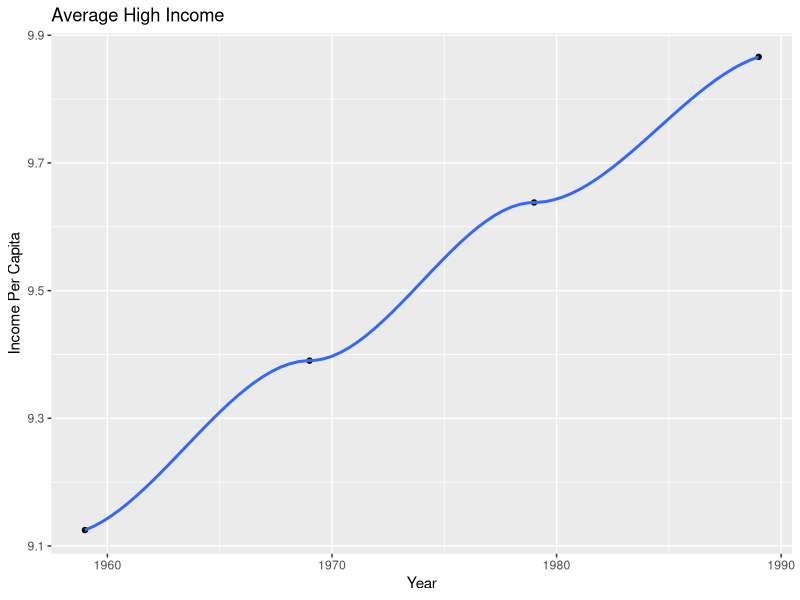
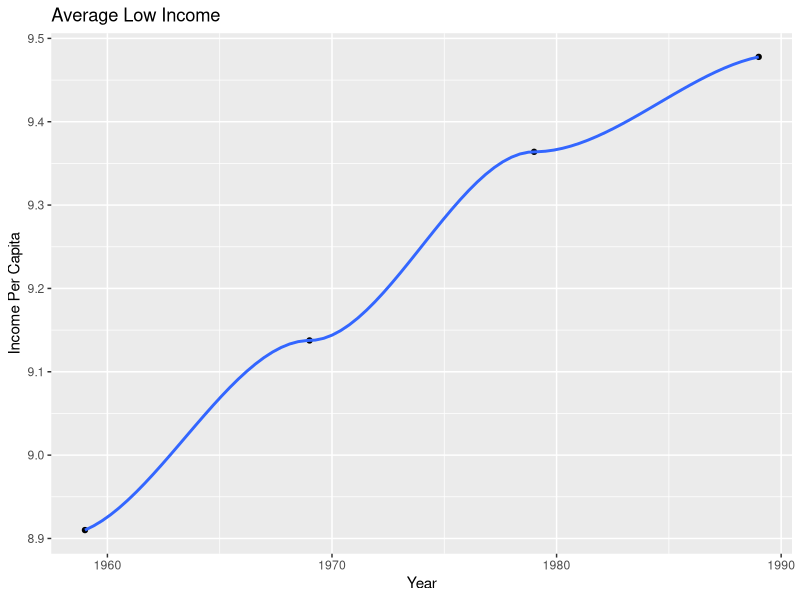

These figures' R source, in order:
# Data Source: 
# https://www2.census.gov/programs-surveys/decennial/tables/time-series/historical-income-counties/county3.csv



install.packages("tidyverse")
library(tidyverse)
install.packages("dplyr")
install.packages("ggplot2")
library("ggplot2")
library("dplyr")

setwd('/Users/JonahTuckman/Desktop/Economics/Economics-Data-Exploration/GroupProject/')

# Data of Per Capita Income by County in 1959, 1969, 1979, 1989 pulled from census.gov
data <- read.csv('county3.csv')

# Data of California Data as we will be looking into California counties pre and post 1984 (Macintosh release)
CaliData <- subset(data, grepl('CA',State.and.County))
# Saved Dataset
write.csv(CaliData, "CaliData.csv")


# Bay Area/ High tech
### SanFran, San Mateo, Santaclara, Alameda, Contracosta, Solano, Napa, Sonoma, Marin
### LA County, Orange, San Diego

## Low Tech
### Others


toMatch <- c("San Francisco" , "San Mateo" , "Santa Clara" , "Alameda" , "Contra Costa" , "Solano" ,
             "Napa" , "Sonoma" , "Marin", "Los Angeles", "Orange County", "San Diego")
CaliHighIncome <- data.frame(CaliData)
CaliHighIncome <- subset(CaliHighIncome, grepl(paste(toMatch, collapse="|"), State.and.County))

CaliLowIncome <- data.frame(CaliData)
CaliLowIncome <- subset(CaliLowIncome, !grepl(paste(toMatch, collapse="|"), State.and.County))

## Replace the commas in the numbers to avoid importation as factor 
replaceCommas<-function(X){
  X<-as.numeric(gsub("\\,", "", X))
}

#replacement. Must do this indivudally to keep the commas in the state and county
# commenting after doing and realizing we are deleting that column in a moment so not needed...
CaliLowIncome$X1959 <- replaceCommas(CaliLowIncome$X1959)
CaliLowIncome$X1969 <- replaceCommas(CaliLowIncome$X1969)
CaliLowIncome$X1979 <- replaceCommas(CaliLowIncome$X1979)
CaliLowIncome$X1989 <- replaceCommas(CaliLowIncome$X1989)
CaliLowIncome$State.and.County <- NULL

write.csv(CaliLowIncome, "CaliLowIncome.csv")

## Removal of high income commas
CaliHighIncome$State.and.County <- NULL
CaliHighIncome$X1959 <- replaceCommas(CaliHighIncome$X1959)
CaliHighIncome$X1969 <- replaceCommas(CaliHighIncome$X1969)
CaliHighIncome$X1979 <- replaceCommas(CaliHighIncome$X1979)
CaliHighIncome$X1989 <- replaceCommas(CaliHighIncome$X1989)

write.csv(CaliHighIncome, "CaliHighTech2.csv")
### Removed Commas from numbers here to avoid importation as type factor
### Opened in text file, deleted commas, reopened in numbers and saved as CaliHighTech2.csv


CaliHighIncome$X <- NULL ## Adds X column of index from original list. Not needed
CaliHighIncome$State.and.County <- NULL ## No names (categorical variables suck to deal with)
summary(CaliHighIncome) # Checking out data

## Checking that everything is going well.
sapply(CaliHighIncome, class) ## Shows breakdown of columns by type


all(duplicated(CaliHighIncome$X1979)[-1L]) ## Test for constant vector
# Returns false which is good 


#### HIGH Income #### 

# Means of each year
averageHighIncome59 = mean(CaliHighIncome$X1959, na.rm = TRUE)
averageHighIncome69 = mean(CaliHighIncome$X1969, na.rm = TRUE)
averageHighIncome79 = mean(CaliHighIncome$X1979, na.rm = TRUE)
averageHighIncome89 = mean(CaliHighIncome$X1989, na.rm = TRUE)

#Standard deviation of each year
StandardDevHigh59 <- sd(CaliHighIncome$X1959, na.rm = TRUE)
StandardDevHigh69 <- sd(CaliHighIncome$X1969, na.rm = TRUE)
StandardDevHigh79 <- sd(CaliHighIncome$X1979, na.rm = TRUE)
StandardDevHigh89 <- sd(CaliHighIncome$X1989, na.rm = TRUE)


#### LOW Income #### 

# Means of each year
averageLowIncome59 = mean(CaliLowIncome$X1959, na.rm = TRUE)
averageLowIncome69 = mean(CaliLowIncome$X1969, na.rm = TRUE)
averageLowIncome79 = mean(CaliLowIncome$X1979, na.rm = TRUE)
averageLowIncome89 = mean(CaliLowIncome$X1989, na.rm = TRUE)

#Standard deviation of each year
StandardDevLow59 <- sd(CaliLowIncome$X1959, na.rm = TRUE)
StandardDevLow69 <- sd(CaliLowIncome$X1969, na.rm = TRUE)
StandardDevLow79 <- sd(CaliLowIncome$X1979, na.rm = TRUE)
StandardDevLow89 <- sd(CaliLowIncome$X1989, na.rm = TRUE)


# Visual Tabling
table59 <- table(averageHighIncome59, averageLowIncome59)
table59

table69 <- table(averageHighIncome69, averageLowIncome69)
table69

table79 <- table(averageHighIncome79, averageLowIncome79)
table79

table89 <- table(averageHighIncome89, averageLowIncome89)
table89


# Data to be used for plotting. Year vs Average in High vs Low Income
avgHigh <- data.frame("Year" = c(1959, 1969, 1979, 1989), "Average GDP Per Capita" = c(averageHighIncome59, averageHighIncome69, averageHighIncome79, averageHighIncome89))
avgLow <- data.frame("Year" = c(1959, 1969, 1979, 1989), "Average GDP Per Capita" = c(averageLowIncome59, averageLowIncome69, averageLowIncome79, averageLowIncome89))

##### Plotting High Income
XHigh <- avgHigh$Year
YHigh <- log(avgHigh$Average.GDP.Per.Capita)

plotAvgHigh <- ggplot(data = avgHigh, mapping = aes(x = XHigh,y = YHigh)) + geom_point() + geom_smooth()
plotAvgHigh + ggtitle("Average High Income") + xlab("Year") + ylab("Income Per Capita")

##### Plotting Low Income
XLow <- avgLow$Year
YLow <- log(avgLow$Average.GDP.Per.Capita)

plotAvgLow <- ggplot(data = avgLow, mapping = aes(x = XLow,y = YLow)) + geom_point() + geom_smooth()
plotAvgLow + ggtitle("Average Low Income") + xlab("Year") + ylab("Income Per Capita")
